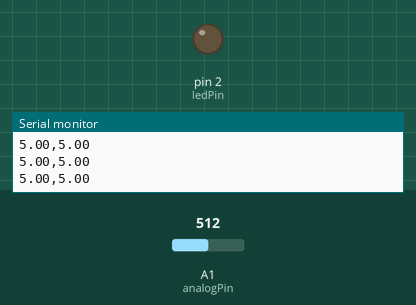
Bench run of a sketch on a simulated Arduino Uno, built with avr-gcc and run on an emulated ATmega328P. Parts: output pins drawn as LEDs (lit = HIGH), the last lines printed to the serial monitor. Dashed ring = blinking. Inputs (shaded band) come from the test bench; at power-on: A1 (analogPin) = 512.

Above: at 1.8 s.
1.9 s: A1 (analogPin) set to 716
At 2.1 s:
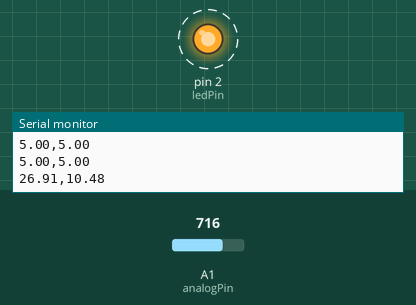
4.9 s: A1 (analogPin) set to 542
7.9 s: A1 (analogPin) set to 511
At 8.8 s:
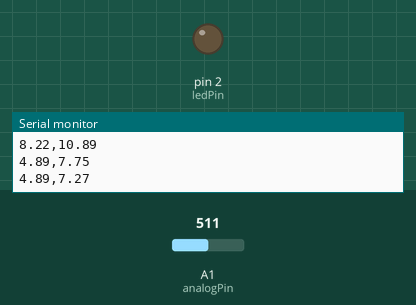
9.4 s: A1 (analogPin) set to 306
At 9.71 s:
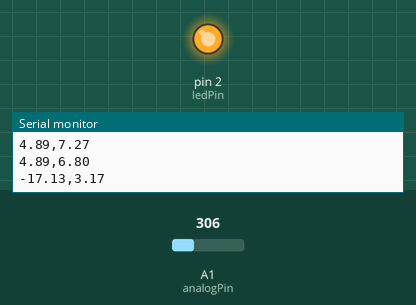
Timing chart, 0 to 12.4 s (numbered marks = the images above; inputs shaded):
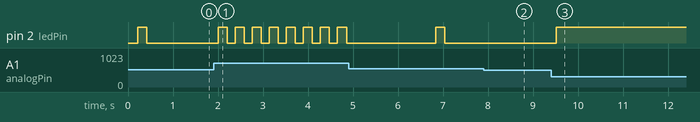

Measured:
- the behaviour switches between 530 and 529 on A1 (analogPin) (found by bisection; images 1 and 2)
- after the input at 1.9 s, pin 2 (ledPin): alternates HIGH for 0.20 s and LOW for 0.18 s, starting after 0.10 s
- after the input at 7.9 s, pin 2 (ledPin): stays LOW (without the input it goes to HIGH after 1.1 s)
- after the input at 9.4 s, pin 2 (ledPin): LOW → HIGH after 0.12 s

The sketch:

cricket.ino
```cpp
/*
 * Program acts as thermometer
 * that measures the temperature
 * to the number of times the LED
 * blinks, or the number of
 * 'cricket chirps.'
 */

#include <Arduino.h>
#include <Wire.h>

unsigned long lastTime = 0;
unsigned long ledTime = 0;

const int ledPin = 2;
const int analogPin = 1;
const long interval = 500;
const long BLINK_DURATION = 200;
const int FILTER_COUNTS = 7;

float temperatures[FILTER_COUNTS];
int count = 0;
float currentTemp = 25;

boolean ledIsOn = false;

void setup() {
  Serial.begin(9600);
  analogReference(INTERNAL);
  pinMode(ledPin, OUTPUT);
}

void loop() {

  if (millis() - lastTime >= interval) {
    currentTemp = readTemp();
    Serial.print(currentTemp);
    Serial.print(",");
    Serial.println(mean());
    lastTime = millis();
  }

  float period = 60000 / (7 * (currentTemp - 10) + 40);

  if(ledIsOn){
    if(millis() - ledTime >= BLINK_DURATION){

      ledIsOn = !ledIsOn;
      ledTime = millis();
    }
  }else{
    if (millis() - ledTime >= (period - BLINK_DURATION)) {

      ledIsOn = !ledIsOn;
      ledTime = millis();
    }
  }
  digitalWrite(ledPin, ledIsOn);
}

float readTemp() {
  int reading = analogRead(analogPin);
  float temp = 25 + (reading * 1.1 / 1024 - 0.75) * 100;
  temperatures[count % FILTER_COUNTS] = temp;
  count += 1;

  return temp;
}

float mean() {
  float sum = 0;
  int len;

  if (count < FILTER_COUNTS) {
    len = count % FILTER_COUNTS;
  }
  else {
    len = FILTER_COUNTS;
  }

  for (int i = 0; i < len; i++) {
    sum += temperatures[i];
  }
  return sum / len;
}
```
